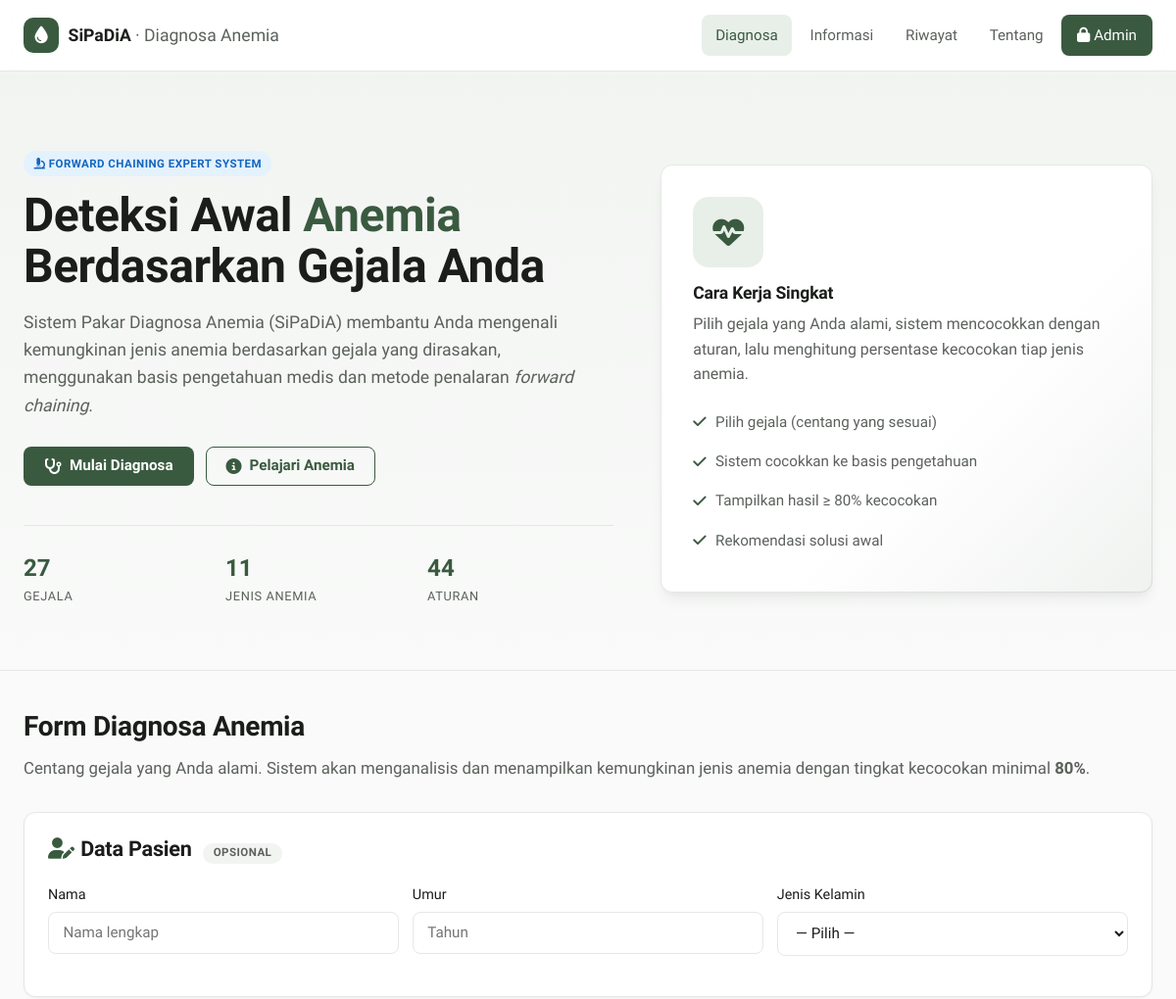
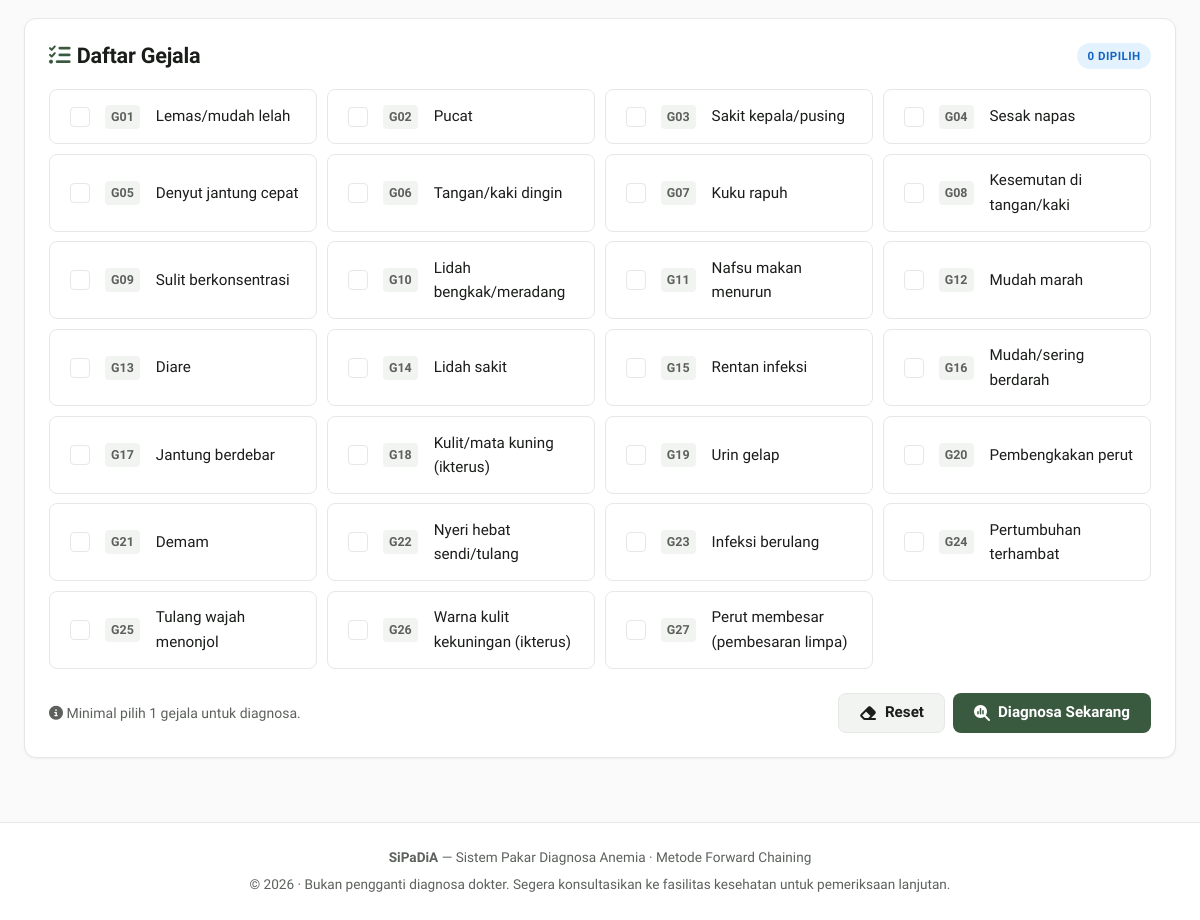
The page / on the database its author committed (2 pictures, top to bottom).
### tables this page shows
CREATE TABLE IF NOT EXISTS gejala (
  id_gejala INT AUTO_INCREMENT PRIMARY KEY,
  kode_gejala VARCHAR(5) UNIQUE,
  nama_gejala VARCHAR(100)
);

### index.php (the view, shortened to what this page needs)
<?php
include 'config.php';
$count_gejala   = $conn->query("SELECT COUNT(*) c FROM gejala")->fetch_assoc()['c'];
$count_penyakit = $conn->query("SELECT COUNT(*) c FROM penyakit")->fetch_assoc()['c'];
$count_aturan   = $conn->query("SELECT COUNT(*) c FROM aturan")->fetch_assoc()['c'];
$active_nav = 'diagnosa';
include 'partials/public_header.php';
?>
<section class="hero" data-testid="hero-section">
    <div class="hero-inner">
        <div>
            <span class="badge badge-info" data-testid="hero-badge"><i class="fa-solid fa-microscope"></i> Forward Chaining Expert System</span>
            <h1 style="margin-top:.85rem;">Deteksi Awal <span style="color:var(--primary);">Anemia</span> Berdasarkan Gejala Anda</h1>
            <p class="lead">
                Sistem Pakar Diagnosa Anemia (SiPaDiA) membantu Anda mengenali kemungkinan jenis anemia berdasarkan gejala yang dirasakan,
                menggunakan basis pengetahuan medis dan metode penalaran <em>forward chaining</em>.
            </p>
            <div class="hero-actions">
                <a href="#diagnosa" class="btn btn-primary" data-testid="hero-cta-diagnosa"><i class="fa-solid fa-stethoscope"></i> Mulai Diagnosa</a>
                <a href="informasi.php" class="btn btn-ghost" data-testid="hero-cta-info"><i class="fa-solid fa-circle-info"></i> Pelajari Anemia</a>
            </div>
            <div class="hero-stats">
                <div><div class="stat-num" data-testid="stat-gejala"><?php echo (int)$count_gejala; ?></div><div class="stat-label">Gejala</div></div>
                <div><div class="stat-num" data-testid="stat-penyakit"><?php echo (int)$count_penyakit; ?></div><div class="stat-label">Jenis Anemia</div></div>
                <div><div class="stat-num" data-testid="stat-aturan"><?php echo (int)$count_aturan; ?></div><div class="stat-label">Aturan</div></div>
            </div>
        </div>
        <div class="hero-illustration" data-testid="hero-illustration">
            <span class="big-icon"><i class="fa-solid fa-heart-pulse"></i></span>
            <h4>Cara Kerja Singkat</h4>
            <p class="text-muted" style="margin:0;">Pilih gejala yang Anda alami, sistem mencocokkan dengan aturan, lalu menghitung persentase kecocokan tiap jenis anemia.</p>
            <ul>
                <li><i class="fa-solid fa-check"></i> Pilih gejala (centang yang sesuai)</li>
                <li><i class="fa-solid fa-check"></i> Sistem cocokkan ke basis pengetahuan</li>
                <li><i class="fa-solid fa-check"></i> Tampilkan hasil ≥ 80% kecocokan</li>
                <li><i class="fa-solid fa-check"></i> Rekomendasi solusi awal</li>
            </ul>
        </div>
    </div>
</section>
<main class="page" id="diagnosa">
    <div class="page-header">
        <h2>Form Diagnosa Anemia</h2>
        <p class="lead">Centang gejala yang Anda alami. Sistem akan menganalisis dan menampilkan kemungkinan jenis anemia dengan tingkat kecocokan minimal <strong>80%</strong>.</p>
    </div>
    <form action="proses.php" method="post" data-testid="diagnosa-form" onsubmit="return validateDiagnosa();">
        <div class="card">
            <div class="card-head">
                <h3><i class="fa-solid fa-user-pen" style="color:var(--primary);margin-right:.4rem;"></i>Data Pasien <span class="badge badge-muted" style="margin-left:.4rem;">opsional</span></h3>
            </div>
            <div class="form-row">
                <div class="form-group">
                    <label for="nama_pasien">Nama</label>
                    <input type="text" id="nama_pasien" name="nama_pasien" placeholder="Nama lengkap" data-testid="input-nama">
                </div>
                <div class="form-group">
                    <label for="umur">Umur</label>
                    <input type="number" min="0" max="120" id="umur" name="umur" placeholder="Tahun" data-testid="input-umur">
                </div>
                <div class="form-group">
                    <label for="jenis_kelamin">Jenis Kelamin</label>
                    <select id="jenis_kelamin" name="jenis_kelamin" data-testid="input-gender">
                        <option value="">— Pilih —</option>
                    </select>
                </div>
            </div>
        </div>
        <div class="card">
            <div class="card-head">
                <h3><i class="fa-solid fa-list-check" style="color:var(--primary);margin-right:.4rem;"></i>Daftar Gejala</h3>
                <span class="badge badge-info" id="countLabel" data-testid="count-label">0 dipilih</span>
            </div>
            <div class="checkbox-grid" data-testid="gejala-grid">
                <?php
                $gejala = $conn->query("SELECT * FROM gejala ORDER BY kode_gejala ASC");
                while ($row = $gejala->fetch_assoc()):
                ?>
                <label class="check-card" data-testid="gejala-<?php echo htmlspecialchars($row['kode_gejala']); ?>">
                    <input type="checkbox" name="gejala[]" value="<?php echo htmlspecialchars($row['kode_gejala']); ?>" onchange="updateCount();">
                    <span class="code"><?php echo htmlspecialchars($row['kode_gejala']); ?></span>
                    <span class="label"><?php echo htmlspecialchars($row['nama_gejala']); ?></span>
                </label>
                <?php endwhile; ?>
            </div>
            <div class="flex flex-between flex-wrap gap-md mt-md">
                <div class="text-muted text-sm"><i class="fa-solid fa-circle-info"></i> Minimal pilih 1 gejala untuk diagnosa.</div>
                <div style="display:flex;gap:.5rem;">
                    <button type="button" class="btn btn-secondary" onclick="clearAll();" data-testid="btn-clear"><i class="fa-solid fa-eraser"></i> Reset</button>
                    <button type="submit" class="btn btn-primary" data-testid="btn-diagnose"><i class="fa-solid fa-magnifying-glass-chart"></i> Diagnosa Sekarang</button>
                </div>
            </div>
        </div>
    </form>
</main>
<?php include 'partials/public_footer.php'; ?>

### partials/public_header.php (shortened to what this page needs)
?><!DOCTYPE html>
<html lang="id">
<head>
    <link rel="stylesheet" href="https://cdnjs.cloudflare.com/ajax/libs/font-awesome/6.5.1/css/all.min.css">
    <link rel="stylesheet" href="assets/style.css">
</head>
<body>
<header class="navbar" data-testid="public-navbar">
    <div class="navbar-inner">
        <a href="index.php" class="brand" data-testid="brand-link">
            <span class="brand-mark"><i class="fa-solid fa-droplet"></i></span>
            <span>SiPaDiA<span style="color:var(--text-muted);font-weight:500;"> · Diagnosa Anemia</span></span>
        </a>
        <nav class="nav-links" id="navLinks">
            <a href="index.php"     class="<?php echo $active_nav==='diagnosa'?'active':''; ?>" data-testid="nav-diagnosa">Diagnosa</a>
            <a href="informasi.php" class="<?php echo $active_nav==='informasi'?'active':''; ?>" data-testid="nav-informasi">Informasi</a>
            <a href="riwayat.php"   class="<?php echo $active_nav==='riwayat'?'active':''; ?>" data-testid="nav-riwayat">Riwayat</a>
            <a href="tentang.php"   class="<?php echo $active_nav==='tentang'?'active':''; ?>" data-testid="nav-tentang">Tentang</a>
            <a href="admin/login.php" class="nav-cta" data-testid="nav-admin-login"><i class="fa-solid fa-lock"></i> Admin</a>
        </nav>
    </div>
</header>

### partials/public_footer.php
<footer class="site-footer" data-testid="public-footer">
    <div>
        <strong>SiPaDiA</strong> — Sistem Pakar Diagnosa Anemia · Metode Forward Chaining
    </div>
    <div style="margin-top:.35rem;">© <?php echo date('Y'); ?> · Bukan pengganti diagnosa dokter. Segera konsultasikan ke fasilitas kesehatan untuk pemeriksaan lanjutan.</div>
</footer>
</body>
</html>

### rows shown on the page
gejala: kode_gejala "G01", nama_gejala "Lemas/mudah lelah"
gejala: kode_gejala "G02", nama_gejala "Pucat"
gejala: kode_gejala "G03", nama_gejala "Sakit kepala/pusing"
gejala: kode_gejala "G04", nama_gejala "Sesak napas"
gejala: kode_gejala "G05", nama_gejala "Denyut jantung cepat"
gejala: kode_gejala "G06", nama_gejala "Tangan/kaki dingin"
gejala: kode_gejala "G07", nama_gejala "Kuku rapuh"
gejala: kode_gejala "G08", nama_gejala "Kesemutan di tangan/kaki"
gejala: kode_gejala "G09", nama_gejala "Sulit berkonsentrasi"
gejala: kode_gejala "G10", nama_gejala "Lidah bengkak/meradang"
gejala: kode_gejala "G11", nama_gejala "Nafsu makan menurun"
gejala: kode_gejala "G12", nama_gejala "Mudah marah"
gejala: kode_gejala "G13", nama_gejala "Diare"
gejala: kode_gejala "G14", nama_gejala "Lidah sakit"
gejala: kode_gejala "G15", nama_gejala "Rentan infeksi"
gejala: kode_gejala "G16", nama_gejala "Mudah/sering berdarah"
gejala: kode_gejala "G17", nama_gejala "Jantung berdebar"
gejala: kode_gejala "G18", nama_gejala "Kulit/mata kuning (ikterus)"
gejala: kode_gejala "G19", nama_gejala "Urin gelap"
gejala: kode_gejala "G20", nama_gejala "Pembengkakan perut"
gejala: kode_gejala "G21", nama_gejala "Demam"
gejala: kode_gejala "G22", nama_gejala "Nyeri hebat sendi/tulang"
gejala: kode_gejala "G23", nama_gejala "Infeksi berulang"
gejala: kode_gejala "G24", nama_gejala "Pertumbuhan terhambat"
gejala: kode_gejala "G25", nama_gejala "Tulang wajah menonjol"
gejala: kode_gejala "G26", nama_gejala "Warna kulit kekuningan (ikterus)"
gejala: kode_gejala "G27", nama_gejala "Perut membesar (pembesaran limpa)"

### other values the page prints
$count_gejala "27"
$count_penyakit "11"
$count_aturan "44"
